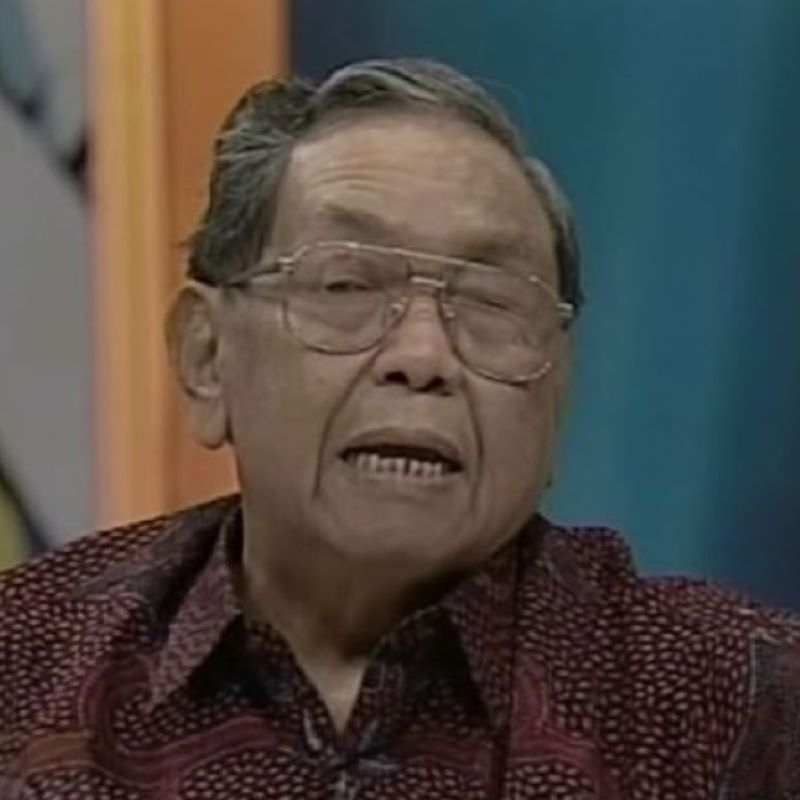
#> input picture data/test/Gusdur.jpg, 800 x 800 px, given as the content of the folder data/train, which was not available
$ python face_recognition.py
#> lines starting #> are read from the running program, lines starting #| are printed output that depends on the picture; pictures that were not available may be replaced by others from this repository, and a replacement may not be noted
import os
import cv2 as cv
import numpy as np

def get_path_list(root_path):
    """
        To get a list of path directories from root path

        Parameters
        ----------
        root_path : str
            Location of root directory

        Returns
        -------
        list
            List containing the names of the sub-directories in the
            root directory
    """
    path_list = os.listdir(root_path)

    return path_list

def get_class_id(root_path, train_names):
    """
        To get a list of train images and a list of image classes id

        Parameters
        ----------
        root_path : str
            Location of images root directory
        train_names : list
            List containing the names of the train sub-directories

        Returns
        -------
        list
            List containing all image in the train directories
        list
            List containing all image classes id
    """
#> called with root_path = 'data/train'
    image_list = []
    image_classes_list = []
    for name in train_names:
        folder_path = root_path + "/" + name
        for image_path in os.listdir(folder_path):
            image = cv.imread(folder_path + "/" + image_path)
#> image is the input picture: shape (800, 800, 3); mean B, G, R 67.9, 72.4, 78.2
            image_list.append(image)
            image_classes_list.append(train_names.index(name) + 1)

    return (image_list, image_classes_list)

def detect_faces_and_filter(image_list, image_classes_list=None):
    """
        To detect a face from given image list and filter it if the face on
        the given image is less than one

        Parameters
        ----------
        image_list : list
            List containing all loaded images
        image_classes_list : list, optional
            List containing all image classes id

        Returns
        -------
        list
            List containing all filtered and cropped face images in grayscale
        list
            List containing all filtered faces location saved in rectangle
        list
            List containing all filtered image classes id
    """
    gray_face_list = []

    haarcascade_path = "model/haarcascade_frontalface_default.xml"
    detector = cv.CascadeClassifier(haarcascade_path)

    if image_classes_list:
        filtered_classes_list = []
        for image, image_class in zip(image_list, image_classes_list):
            image = cv.cvtColor(image, cv.COLOR_BGR2GRAY)
            detected_faces = detector.detectMultiScale(image, scaleFactor=1.2, minNeighbors=5)

            if len(detected_faces) == 0:
                continue

            for bounding_box in detected_faces:
                x, y, w, h = bounding_box
                face_image = image[y:y + w, x:x + h]
                gray_face_list.append(face_image)
                filtered_classes_list.append(image_class)

        return (gray_face_list, None, filtered_classes_list)
    else:
        rectangles = []
        for image in image_list:
            image = cv.cvtColor(image, cv.COLOR_BGR2GRAY)
            detected_faces = detector.detectMultiScale(image, scaleFactor=1.2, minNeighbors=5)

            if len(detected_faces) == 0:
                continue

            for bounding_box in detected_faces:
                x, y, w, h = bounding_box
                face_image = image[y:y + w, x:x + h]
                gray_face_list.append(face_image)
                rectangles.append(bounding_box)

        return (gray_face_list, rectangles, None)

def train(train_face_grays, image_classes_list):
    """
        To create and train face recognizer object

        Parameters
        ----------
        train_face_grays : list
            List containing all filtered and cropped face images in grayscale
        image_classes_list : list
            List containing all filtered image classes id

        Returns
        -------
        object
            Recognizer object after being trained with cropped face images
    """
    recognizer = cv.face.LBPHFaceRecognizer_create()
    recognizer.train(train_face_grays, np.array(image_classes_list))

    return recognizer

def get_test_images_data(test_root_path):
    """
        To load a list of test images from given path list

        Parameters
        ----------
        test_root_path : str
            Location of images root directory

        Returns
        -------
        list
            List containing all loaded test images
    """
    test_image_list = []
    for path in os.listdir(test_root_path):
        image = cv.imread(test_root_path + "/" + path)
        test_image_list.append(image)

    return test_image_list

def predict(recognizer, test_faces_gray):
    """
        To predict the test image with the recognizer

        Parameters
        ----------
        recognizer : object
            Recognizer object after being trained with cropped face images
        train_face_grays : list
            List containing all filtered and cropped face images in grayscale

        Returns
        -------
        list
            List containing all prediction results from given test faces
    """
    predict_results = []
    for image in test_faces_gray:
        predict_results.append(recognizer.predict(image))

    return predict_results

def draw_prediction_results(predict_results, test_image_list, test_faces_rects, train_names):
    """
        To draw prediction results on the given test images and acceptance status

        Parameters
        ----------
        predict_results : list
            List containing all prediction results from given test faces
        test_image_list : list
            List containing all loaded test images
        test_faces_rects : list
            List containing all filtered faces location saved in rectangle
        train_names : list
            List containing the names of the train sub-directories

        Returns
        -------
        list
            List containing all test images after being drawn with
            final result
    """
    predicted_test_image_list = []
    for index, (image, rectangle) in enumerate(zip(test_image_list, test_faces_rects)):
        x, y, h, w = rectangle

        if train_names[index] == "Jokowi":
            cv.rectangle(image, (x, y), (x + w, y + h), (0, 255, 0), 10)
            cv.putText(image, train_names[index] + " (Active)", (x - 75, y + w + 75), cv.FONT_HERSHEY_PLAIN, 4, (0, 255, 0), 5)
        else:
            cv.rectangle(image, (x, y), (x + w, y + h), (0, 0, 255), 10)
            cv.putText(image, train_names[index] + " (Inactive)", (x - 75, y + w + 75), cv.FONT_HERSHEY_PLAIN, 4, (0, 0, 255), 5)

        predicted_test_image_list.append(image)

    return predicted_test_image_list

def combine_and_show_result(image_list):
    """
        To show the final image that already combine into one image

        Parameters
        ----------
        image_list : nparray
            Array containing image data
    """
    images = []
    for image in image_list:
        width = int(image.shape[1] * 0.6)
        height = int(image.shape[0] * 0.6)
        images.append(cv.resize(image, (width, height), interpolation=cv.INTER_AREA))

    upper_inactive = cv.hconcat((images[0], images[1]))
    lower_inactive = cv.hconcat((images[3], images[4]))
    inactive = cv.vconcat((upper_inactive, lower_inactive))
    cv.imshow("Indonesian Presidents", cv.hconcat((inactive, images[2])))
    cv.waitKey(0)


if __name__ == '__main__':

    train_root_path = "data/train"
    train_names = get_path_list(train_root_path)
    train_image_list, image_classes_list = get_class_id(train_root_path, train_names)
#> train_image_list = 1 item; image_classes_list = [1]
    train_face_grays, _, filtered_classes_list = detect_faces_and_filter(train_image_list, image_classes_list)
#> the loop in detect_faces_and_filter, `for image, image_class in zip(image_list, image_classes_list):` made 1 pass
#> (image_class, detected_faces) on pass 1: (1, [[220, 129, 401, 401]])
#> pass 1, in detect_faces_and_filter, `image = cv.cvtColor(image, cv.COLOR_BGR2GRAY)`:
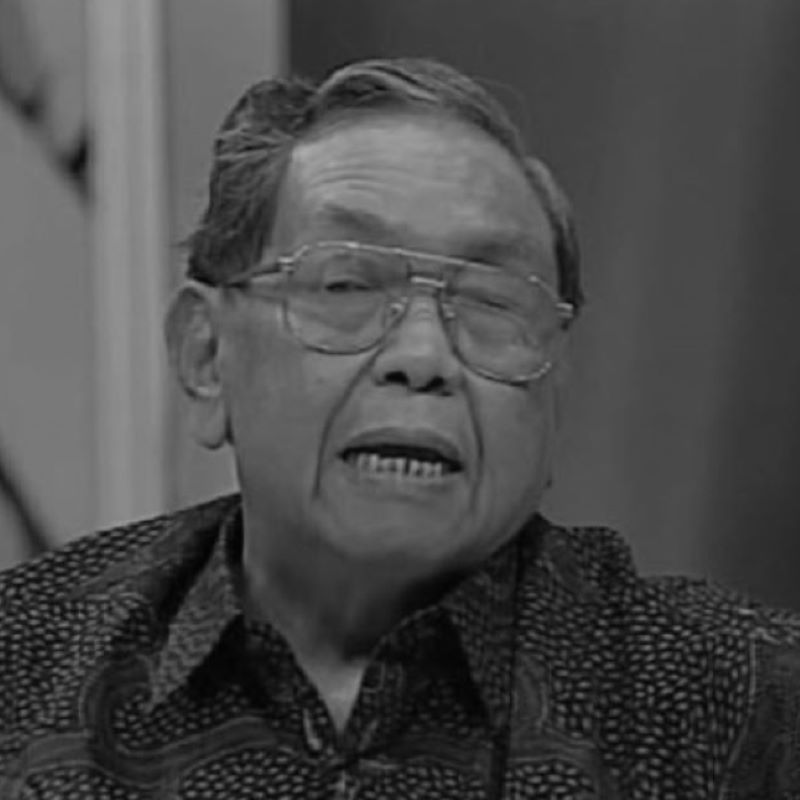
#> image: shape (800, 800); min 2, max 174, mean 73.6
#> after the loop in detect_faces_and_filter, `for image, image_class in zip(image_list, image_classes_list):`: gray_face_list = 1 item
#> train_face_grays = 1 item; filtered_classes_list = [1]
    recognizer = train(train_face_grays, filtered_classes_list)

    test_root_path = "data/test"
    test_image_list = get_test_images_data(test_root_path)
    test_faces_gray, test_faces_rects, _ = detect_faces_and_filter(test_image_list)
#> the loop in detect_faces_and_filter (call 2), `for image in image_list:` made 4 passes
#> pass 2, in detect_faces_and_filter (call 2), `image = cv.cvtColor(image, cv.COLOR_BGR2GRAY)`:
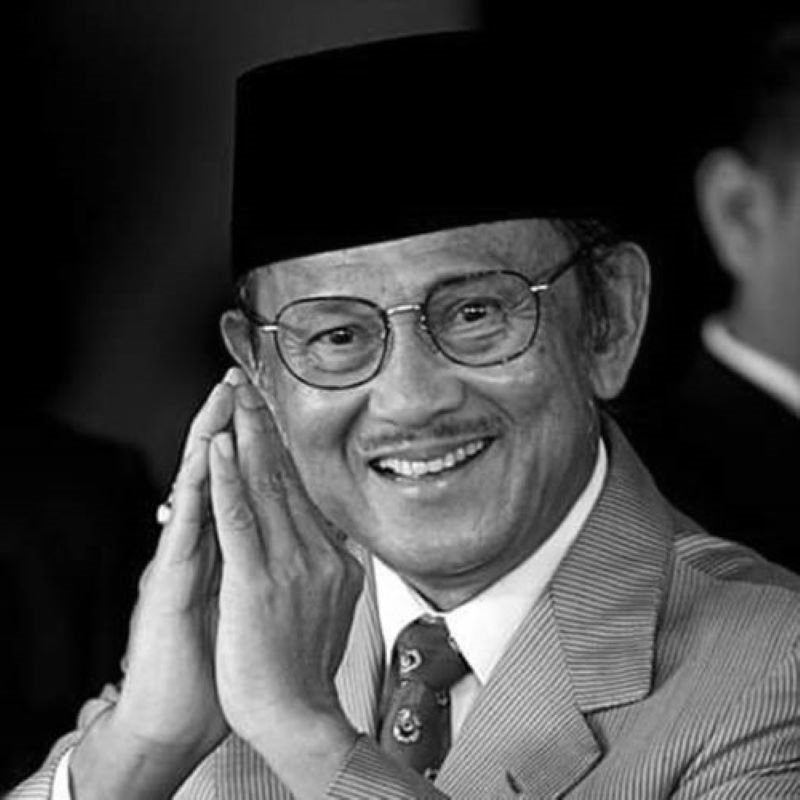
#> image: shape (800, 800); min 0, max 255, mean 68.2
#> pass 3, in detect_faces_and_filter (call 2), `image = cv.cvtColor(image, cv.COLOR_BGR2GRAY)`:
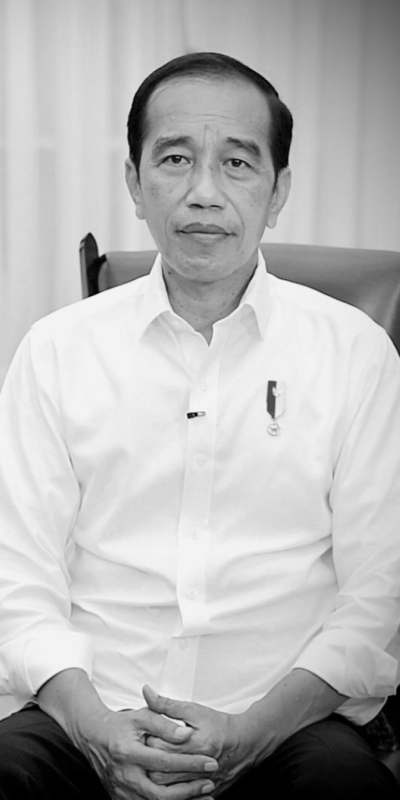
#> image: shape (1600, 800) (shown at 1/2 size); min 0, max 251, mean 181.6
    predict_results = predict(recognizer, test_faces_gray)
#> (the run stopped early here; a loop or call above may not have finished)
